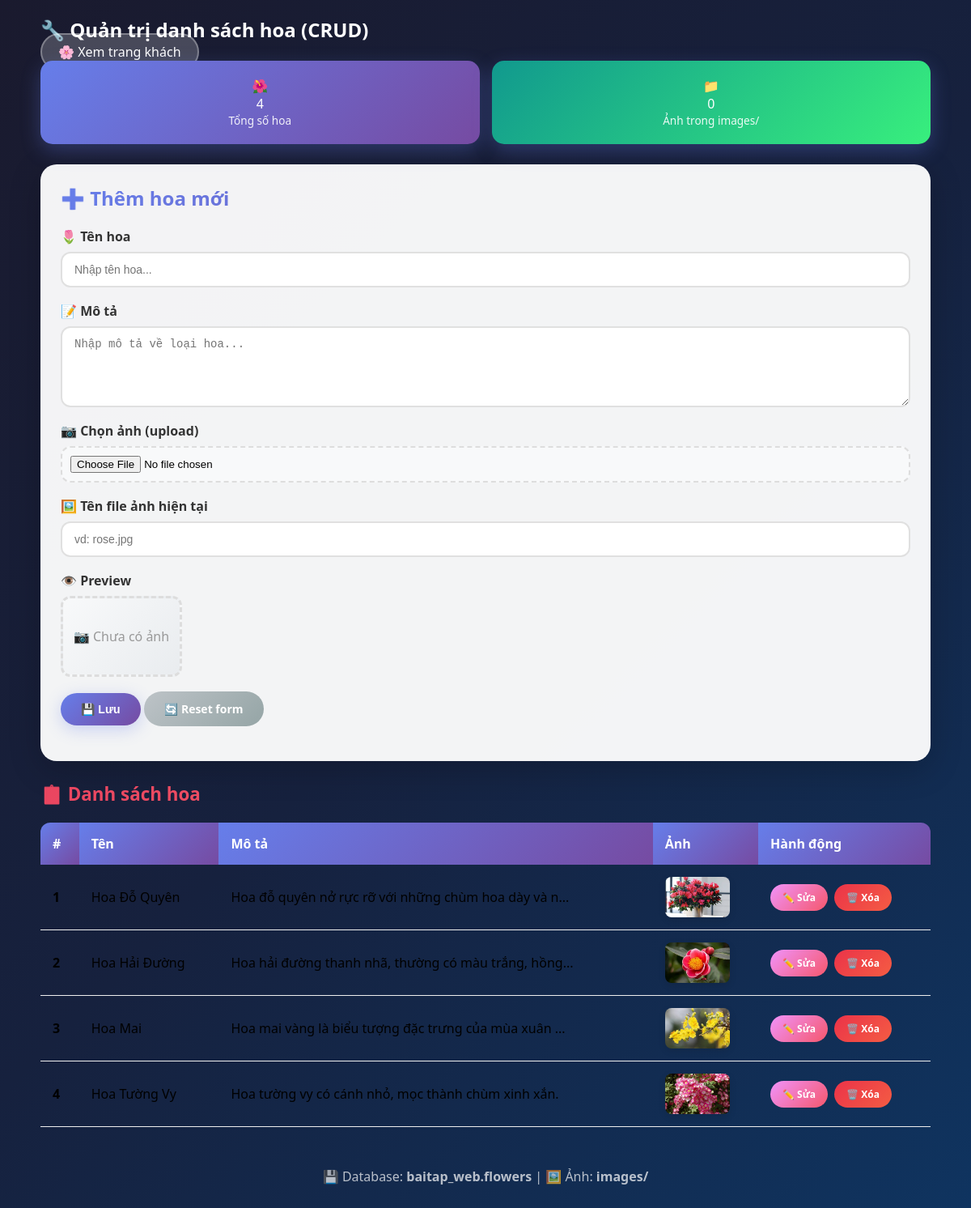
The page /bai1/admin.php on the database its author committed.
### tables this page shows
CREATE TABLE IF NOT EXISTS flowers (
    id INT AUTO_INCREMENT PRIMARY KEY,       
    name VARCHAR(255) NOT NULL,              
    description TEXT,                         
    image VARCHAR(255),                       
    created_at TIMESTAMP DEFAULT CURRENT_TIMESTAMP   
);

### bai1/admin.php (the view, shortened to what this page needs)
<?php
require_once('../config.php');
$imageDir = 'images/';
$flowers = [];
$sql = "SELECT * FROM flowers ORDER BY id ASC";
$result = mysqli_query($conn, $sql);
if ($result && mysqli_num_rows($result) > 0) {
    while ($row = mysqli_fetch_assoc($result)) {
        $flowers[] = $row;
    }
}
$editItem = null;
?>
<html lang="vi">
<head>
</head>
<body>
    <div class="container">
        <div class="header">
            <h1>🔧 Quản trị danh sách hoa (CRUD)</h1>
            <a href="index.php">🌸 Xem trang khách</a>
        </div>
        <div class="stats">
            <div class="stat-card">
                <div class="icon">🌺</div>
                <div class="number"><?php echo count($flowers); ?></div>
                <div class="label">Tổng số hoa</div>
            </div>
            <div class="stat-card" style="background: linear-gradient(135deg, #11998e 0%, #38ef7d 100%);">
                <div class="icon">📁</div>
                <div class="number"><?php echo is_dir($imageDir) ? count(glob($imageDir . "*. {jpg,jpeg,png,gif}", GLOB_BRACE)) : 0; ?></div>
                <div class="label">Ảnh trong images/</div>
            </div>
        </div>
        <div class="form-section">
            <h2><?php echo $editItem ? '✏️ Sửa hoa' : '➕ Thêm hoa mới'; ?></h2>
            <form method="post" enctype="multipart/form-data" action="admin.php?action=save">
                <div class="form-row">
                    <label for="name">🌷 Tên hoa</label>
                    <input type="text" id="name" name="name" required
                           value="<?php echo htmlspecialchars($editItem['name'] ?? ''); ?>"
                           placeholder="Nhập tên hoa... ">
                </div>
                <div class="form-row">
                    <label for="description">📝 Mô tả</label>
                    <textarea id="description" name="description" required
                              placeholder="Nhập mô tả về loại hoa..."><?php echo htmlspecialchars($editItem['description'] ?? ''); ?></textarea>
                </div>
                <div class="form-row">
                    <label for="image_file">📷 Chọn ảnh (upload)</label>
                    <input type="file" id="image_file" name="image_file" accept="image/*">
                </div>
                <div class="form-row">
                    <label for="current_image">🖼️ Tên file ảnh hiện tại</label>
                    <input type="text" id="current_image" name="current_image"
                           value="<?php echo htmlspecialchars($editItem['image'] ?? ''); ?>"
                           placeholder="vd: rose.jpg">
                </div>
                <div class="form-row">
                    <label>👁️ Preview</label>
                    <div class="img-preview">
                        <?php if ($editItem && ! empty($editItem['image'])): ?>
                            <img src="images/<?php echo htmlspecialchars($editItem['image']); ?>" alt="preview">
                        <?php else: ?>
                            📷 Chưa có ảnh
                        <?php endif; ?>
                    </div>
                </div>
                <div class="form-row">
                    <button type="submit" class="btn btn-primary">💾 Lưu</button>
                    <a href="admin.php" class="btn btn-secondary">🔄 Reset form</a>
                </div>
            </form>
        </div>
        <div class="table-section">
            <h2>📋 Danh sách hoa</h2>
            <table>
                <thead>
                    <tr>
                        <th>#</th>
                        <th>Tên</th>
                        <th>Mô tả</th>
                        <th>Ảnh</th>
                        <th>Hành động</th>
                    </tr>
                </thead>
                <tbody>
                    <?php if (empty($flowers)): ?>
                        <tr>
                            <td colspan="5">
                                <div class="empty-state">
                                    <div class="icon">🌱</div>
                                    <p>Chưa có dữ liệu.  Hãy thêm hoa mới!</p>
                                </div>
                            </td>
                        </tr>
                    <?php else: ?>
                        <?php
                        $stt = 0;
                        foreach ($flowers as $f):
                            $stt++;
                        ?>
                            <tr>
                                <td><strong><?php echo $stt; ?></strong></td>
                                <td><?php echo htmlspecialchars($f['name'] ?? ''); ?></td>
                                <td>
                                    <?php
                                        $desc = $f['description'] ?? '';
                                        if (mb_strlen($desc) > 50) {
                                            echo htmlspecialchars(mb_substr($desc, 0, 50)) . '...';
                                        } else {
                                            echo htmlspecialchars($desc);
                                        }
                                    ?>
                                </td>
                                <td>
                                    <?php if (!empty($f['image'])): ?>
                                        <img src="images/<?php echo htmlspecialchars($f['image']); ?>"
                                             alt="<?php echo htmlspecialchars($f['name'] ?? ''); ?>">
                                    <?php else: ?>
                                        <span style="color:#999;">📷 Không có</span>
                                    <?php endif; ?>
                                </td>
                                <td>
                                    <div class="actions">
                                        <a href="admin.php?edit=<?php echo $f['id']; ?>" class="btn btn-warning">✏️ Sửa</a>
                                        <a href="admin.php?action=delete&id=<?php echo $f['id']; ?>"
                                           class="btn btn-danger"
                                           onclick="return confirm('⚠️ Bạn có chắc muốn xóa hoa này?');">🗑️ Xóa</a>
                                    </div>
                                </td>
                            </tr>
                        <?php endforeach; ?>
                    <?php endif; ?>
                </tbody>
            </table>
        </div>
        <div class="footer">
            <p>💾 Database: <strong>baitap_web.flowers</strong> | 🖼️ Ảnh: <strong>images/</strong></p>
        </div>
    </div>
</body>
</html>

### bai1/admin.php (style rules this page uses)
* { box-sizing: border-box; margin: 0; padding: 0; }
body { font-family: 'Segoe UI', Arial, sans-serif; background: linear-gradient(135deg, #1a1a2e 0%, #16213e 50%, #0f3460 100%); min-height: 100vh; padding: 20px; }
.container { max-width: 1100px; margin: 0 auto; }
.header h1 { color: #fff; font-size: 1.5rem; }
.header a { background: rgba(255,255,255,0.2); color: #fff; text-decoration: none; padding: 10px 20px; border-radius: 25px; transition: all 0.3s ease; border: 2px solid rgba(255,255,255,0.3); }
.stats { display: grid; grid-template-columns: repeat(auto-fit, minmax(150px, 1fr)); gap: 15px; margin-bottom: 25px; }
.stat-card { background: linear-gradient(135deg, #667eea 0%, #764ba2 100%); padding: 20px; border-radius: 15px; text-align: center; color: #fff; box-shadow: 0 8px 25px rgba(102, 126, 234, 0.3); }
.stat-card .label { font-size: 0.85rem; opacity: 0.9; }
.form-section { background: rgba(255,255,255,0.95); padding: 25px; border-radius: 20px; margin-bottom: 25px; box-shadow: 0 10px 40px rgba(0,0,0,0.2); }
.form-section h2 { background: linear-gradient(135deg, #667eea 0%, #764ba2 100%); -webkit-background-clip: text; -webkit-text-fill-color: transparent; background-clip: text; margin-bottom: 20px; font-size: 1. 4rem; }
.form-row { margin-bottom: 18px; }
.form-row label { display: block; margin-bottom: 8px; font-weight: 600; color: #333; }
.form-row input[type="text"], .form-row textarea { width: 100%; padding: 12px 15px; border: 2px solid #e0e0e0; border-radius: 12px; font-size: 14px; transition: all 0.3s ease; }
.form-row textarea { resize: vertical; min-height: 100px; }
.form-row input[type="file"] { padding: 10px; background: #f8f9fa; border: 2px dashed #ddd; border-radius: 12px; width: 100%; cursor: pointer; }
.btn { padding: 12px 25px; border: none; border-radius: 25px; cursor: pointer; font-size: 14px; font-weight: 600; text-decoration: none; display: inline-block; transition: all 0.3s ease; }
.btn-primary { background: linear-gradient(135deg, #667eea 0%, #764ba2 100%); color: #fff; box-shadow: 0 5px 20px rgba(102, 126, 234, 0.3); }
.btn-warning { background: linear-gradient(135deg, #f093fb 0%, #f5576c 100%); color: #fff; }
.btn-danger { background: linear-gradient(135deg, #eb3349 0%, #f45c43 100%); color: #fff; }
.btn-secondary { background: linear-gradient(135deg, #bdc3c7 0%, #95a5a6 100%); color: #fff; }
.img-preview { width: 150px; height: 100px; border: 3px dashed #ddd; border-radius: 12px; display: flex; align-items: center; justify-content: center; background: linear-gradient(135deg, #f8f9fa 0%, #e9ecef 100%); color: #999; overflow: hidden; }
.table-section h2 { background: linear-gradient(135deg, #e94560 0%, #ff6b6b 100%); -webkit-background-clip: text; -webkit-text-fill-color: transparent; background-clip: text; margin-bottom: 20px; font-size: 1.4rem; }
table { width: 100%; border-collapse: collapse; }
th { background: linear-gradient(135deg, #667eea 0%, #764ba2 100%); color: #fff; padding: 15px; text-align: left; font-weight: 600; }
th:first-child { border-radius: 12px 0 0 0; }
th:last-child { border-radius: 0 12px 0 0; }
td { padding: 15px; border-bottom: 1px solid #eee; vertical-align: middle; }
td img { width: 80px; height: 50px; object-fit: cover; border-radius: 8px; box-shadow: 0 3px 10px rgba(0,0,0,0.1); }
.actions { display: flex; gap: 8px; flex-wrap: wrap; }
.actions .btn { padding: 8px 15px; font-size: 12px; }
.footer { text-align: center; padding: 20px; margin-top: 30px; color: rgba(255,255,255,0.7); }

### rows shown on the page
flowers: name "Hoa Đỗ Quyên", description "Hoa đỗ quyên nở rực rỡ với những chùm hoa dày và n", image (picture)
flowers: name "Hoa Hải Đường", description "Hoa hải đường thanh nhã, thường có màu trắng, hồng", image (picture)
flowers: name "Hoa Mai", description "Hoa mai vàng là biểu tượng đặc trưng của mùa xuân", image (picture)
flowers: name "Hoa Tường Vy", description "Hoa tường vy có cánh nhỏ, mọc thành chùm xinh xắn.", image (picture)

### other values the page prints
count($flowers) "4"
count(glob($imageDir . "*. {jpg,jpeg,png,gif}", GLOB_BRACE)) "0"
